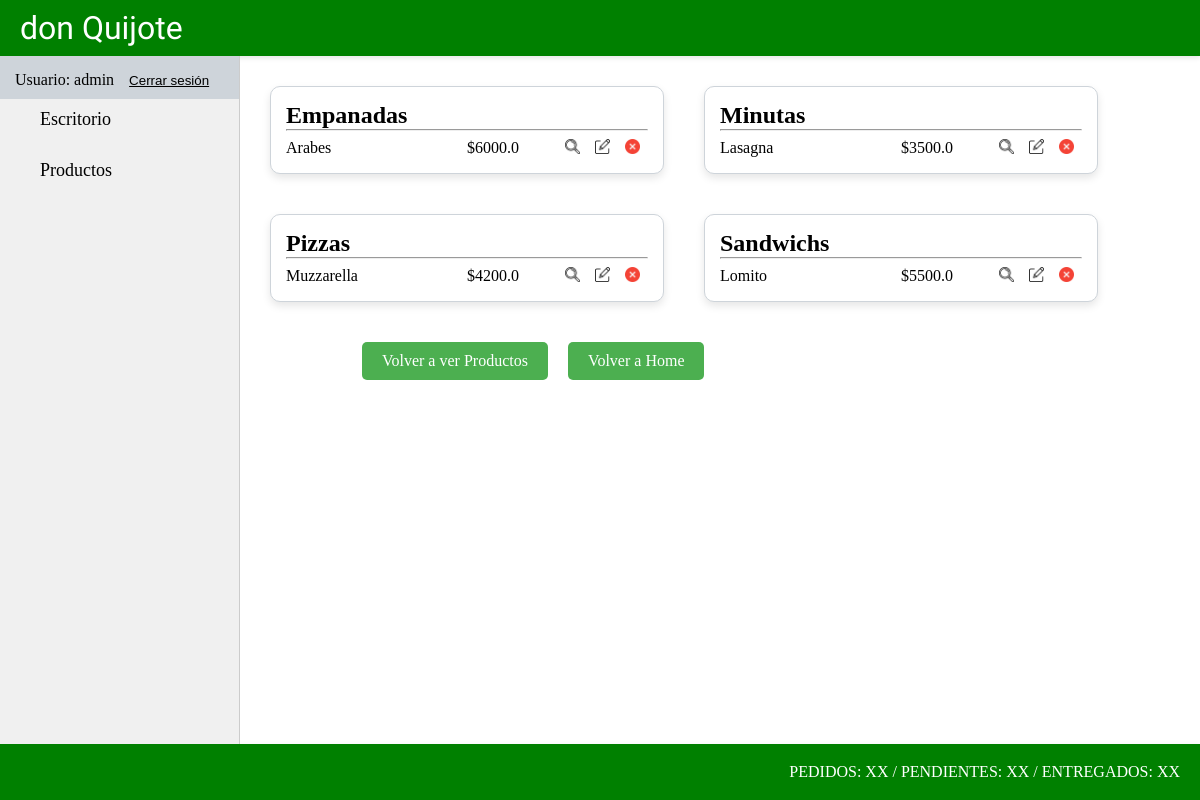
The page /producto/producto/list/ (signed in) on the database as committed earlier.
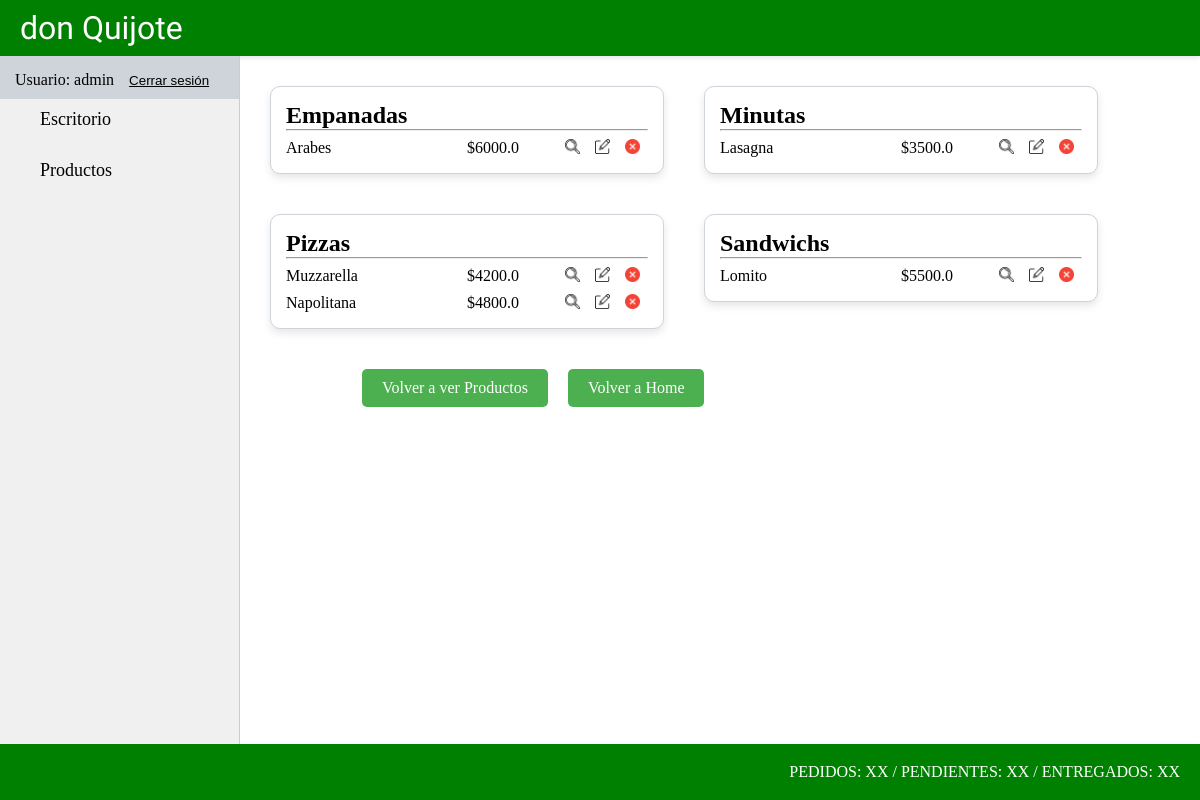
The same page on the database as committed later.
### producto/models.py (models this page shows, shortened)
class ProductoCategoria(models.Model):
    nombre = models.CharField(max_length=50)

class Producto(models.Model):
    nombre = models.CharField(max_length=50)
    descripcion = models.CharField(max_length=200)
    precio = models.FloatField()
    categoria_id = models.ForeignKey(ProductoCategoria, on_delete=models.CASCADE)

### producto/views.py (the view)
# urls.py: path("producto/list/", views.ProductoList.as_view(), name="producto_list"),
class ProductoList(LoginRequiredMixin, ListView):
    model = models.Producto
    def get_queryset(self):
        if self.request.GET.get("consulta"):
            consulta = self.request.GET.get("consulta")
            object_list = models.Producto.objects.filter(nombre__icontains=consulta)
        else:
            object_list = models.Producto.objects.all()
        return object_list.order_by('categoria_id__nombre')

### producto/templates/producto/producto_list.html
{% extends 'core/base.html' %}
{% load static %}
{% block section %}
    {% regroup object_list by categoria_id.nombre as categorias %}
    <div class="conteiner-categorias">
        {% for categoria in categorias %}
        <div class="conteiner-card-productocategoria">
            <div class="card-categoria">
                <h1>{{ categoria.grouper }}</h1>
                <hr>
                {% for producto in categoria.list %}
                <div class="producto-opciones">
                    <p class="producto-nombre">{{ producto.nombre }}</p>
                    <p class="producto-precio">${{ producto.precio }}</p>
                    <div class="producto-opc">
                        <a href="{% url 'producto:producto_detail' producto.id %}"><img class="icono-opcion-producto" src="{% static 'core/img/lupa.webp' %}" alt="Detalle Producto"></a>
                        <a href="{% url 'producto:producto_update' producto.id %}"><img class="icono-opcion-producto" src="{% static 'core/img/editar.webp' %}" alt="Detalle Producto"></a>
                        <a href="{% url 'producto:producto_delete' producto.id %}"><img class="icono-opcion-producto" src="{% static 'core/img/eliminar.webp' %}" alt="Detalle Producto"></a>
                    </div>
                </div>
                {% endfor %}
            </div>
        </div>
        {% endfor %}
    </div>
    <div class="container-link-crud-productos">
        <a class="link-crud-productos" href="{% url 'producto:home' %}">Volver a ver Productos</a>
        <a class="link-crud-productos" href="{% url 'core:home' %}">Volver a Home</a>
    </div>
{% endblock section %}

### core/templates/core/base.html (shortened to what this page needs)
{% load static %}
<!DOCTYPE html>
<html lang="es">
<head>
    <link href="{% static 'core/css/styles.css' %}" rel="stylesheet" />
</head>
<body>
    {% include 'core/components/header.html' %}
    {% include 'core/components/navbar.html' %}
    <section class="section-container">
        {% block section %}
        {% endblock section %}
    </section>
    {% include 'core/components/footer.html' %}
</body>
</html>

### core/templates/core/components/header.html
<header class="container-header">
    <h1 class="title">don Quijote</h1>
</header>

### core/templates/core/components/navbar.html (shortened to what this page needs)
<nav class="container-nav">
    <ul class="list-app">
        {% if user.is_authenticated %}
            <div class="usuario-logout">
                <li class="list-link"><a>Usuario: {{ user.username }}</a></li>
                <li>
                    <form action="{% url 'core:logout' %}" method="post">
                        <button type="submit" class="btn-logout"><u>Cerrar sesión</u></button>
                    </form>
                </li>
            </div>
            <li class="list-link"><a class="link-app" href="{% url 'core:home' %}">Escritorio</a></li>
            <li class="list-link"><a class="link-app" href="{% url 'producto:home' %}">Productos</a></li>
        {% else %}
            <li class="list-link"><a class="link-app" href="{% url 'core:login' %}">Login</a></li>
        {% endif %}
    </ul>
</nav>

### core/templates/core/components/footer.html
<header class="container-footer">
    <p class="info-footer">PEDIDOS: XX / PENDIENTES: XX / ENTREGADOS: XX</p>
</header>

### core/static/core/css/styles.css (style rules this page uses)
* { padding: 0; margin: 0; box-sizing: border-box; }
.container-header { background-color: green; height: 7vh; width: 100%; display: flex; align-items: center; justify-content: space-between; box-shadow: 0 2px 5px rgba(0,0,0,0.1); }
.title { color: #fff; font-family: "Poetsen One", sans-serif; font-weight: 400; font-style: normal; margin-left: 20px; }
.container-footer { height: 7vh; width: 100%; background-color: green; display: flex; align-items: center; justify-content: flex-end; box-shadow: 0 2px 5px rgba(0,0,0,0.1); }
.info-footer { color: #fff; font-weight: 400; font-style: normal; margin-right: 20px; }
.container-nav { width: 20%; height: 86vh; background-color: #f0f0f0; float: left; overflow-y: auto; border-right: 1px solid #ccc; }
.list-app { list-style: none; padding: 0; }
.list-link { margin-bottom: 10px; }
.link-app { color: #000; text-decoration: none; font-size: 18px; display: block; padding: 10px 40px; transition: background-color 0.3s ease; }
.section-container { height: 86vh; width: 80%; float: left; padding: 20px; overflow-y: auto; }
.container-link-crud-productos { display: flex; margin-left: 10%; margin-top: 30px; margin-bottom: 60px; }
.link-crud-productos { display: inline-block; text-decoration: none; background-color: #4CAF50; color: white; padding: 10px 20px; margin: 0 10px; border: none; border-radius: 5px; transition: background-color 0.3s; }
.conteiner-categorias { display: flex; flex-wrap: wrap; gap: 20px; }
.conteiner-card-productocategoria { display: flex; flex-direction: column; width: 45%; }
.card-categoria { margin: 10px; padding: 15px; border-radius: 10px; border: 1px solid #ced4da; display: flex; flex-direction: column; background-color: #ffffff; box-shadow: 0 4px 8px rgba(0, 0, 0, 0.1); transition: transform 0.2s ease-in-out, box-shadow 0.2s ease-in-out; }
.producto-opciones { margin-top: 8px; display: grid; grid-template-columns: 50% 25% 25%; grid-template-areas: "nom prc opc"; }
.producto-nombre { grid-area: nom; }
.producto-precio { grid-area: prc; }
.producto-opc { grid-area: opc; display: flex; justify-content: space-around; }
.icono-opcion-producto { width: 15px; height: 15px; }
.usuario-logout { display: flex; column-gap: 15px; padding-left: 15px; padding-top: 15px; background-color: #ced4da; }
.btn-logout { border: none; background-color: #ced4da; }

Rows that differ between the two databases and show on the page:
added Producto: nombre "Napolitana", precio "4800.0", shown under "Pizzas"
